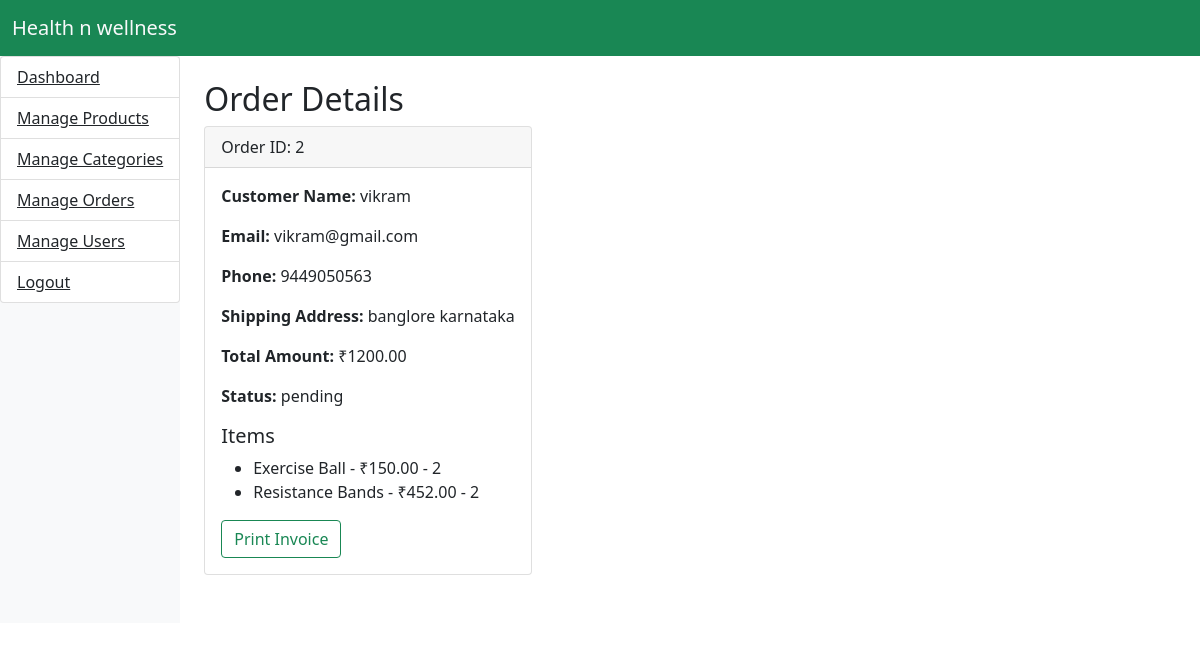
Page /order_details.php?id=2 (signed in) on the committed database.
### tables this page shows
CREATE TABLE `orders` (
  `id` int(11) NOT NULL,
  `user_id` int(11) NOT NULL,
  `total` decimal(10,2) NOT NULL,
  `address` int(11) NOT NULL,
  `payment_method` varchar(255) NOT NULL,
  `payment_status` varchar(30) NOT NULL,
  `status` varchar(50) NOT NULL,
  `created_at` date NOT NULL DEFAULT current_timestamp()
);

CREATE TABLE `users` (
  `id` int(11) NOT NULL,
  `name` varchar(255) NOT NULL,
  `email` varchar(255) NOT NULL,
  `password` varchar(255) NOT NULL,
  `phone` varchar(20) DEFAULT NULL,
  `address_1` int(11) DEFAULT NULL,
  `address_2` int(11) DEFAULT NULL,
  `address_3` int(11) DEFAULT NULL,
  `created_at` timestamp NOT NULL DEFAULT current_timestamp()
);

CREATE TABLE `address` (
  `id` int(11) NOT NULL,
  `address` text DEFAULT NULL
);

CREATE TABLE `order_items` (
  `id` int(11) NOT NULL,
  `order_id` int(11) NOT NULL,
  `product_id` int(11) NOT NULL,
  `quantity` int(11) NOT NULL,
  `price` decimal(10,2) NOT NULL,
  `created_at` timestamp NOT NULL DEFAULT current_timestamp()
);

CREATE TABLE `products` (
  `id` int(11) NOT NULL,
  `name` varchar(255) NOT NULL,
  `description` text DEFAULT NULL,
  `price` decimal(10,2) NOT NULL,
  `discount_price` decimal(10,2) DEFAULT NULL,
  `category_id` int(11) DEFAULT NULL,
  `image` varchar(255) DEFAULT NULL,
  `image2` varchar(255) NOT NULL,
  `image3` varchar(255) NOT NULL,
  `stock` int(11) NOT NULL DEFAULT 0,
  `created_at` timestamp NOT NULL DEFAULT current_timestamp()
);

### order_details.php (the view, shortened to what this page needs)
<?php
include './includes/config.php';
$o_id = $_GET['id'];
?>
<!DOCTYPE html>
<html lang="en">
<head>
</head>
<body>
    <nav class="navbar navbar-expand-lg navbar-light bg-success">
        <div class="container-fluid">
            <a class="navbar-brand text-light" href="#">Health n wellness</a>
        </div>
    </nav>
    <div class="d-flex">
        <?php include './includes/navbar.php'; ?>
        <div class="content p-4">
            <h2>Order Details</h2>
            <div class="card mb-4">
                <?php
                $sql = "SELECT o.id as o_id, u.name ,u.email,u.id as u_id,u.phone,o.total,o.status,a.address from orders o join users u on u.id = o.user_id join address a on a.id = o.address where o.id = '$o_id'";
                $res = $conn->query($sql);
                if ($res) :
                    while ($data = $res->fetch_assoc()) :
                ?>
                        <div class="card-header">
                            Order ID: <span id="orderID"><?php echo $data['o_id']; ?></span>
                        </div>
                        <div class="card-body">
                            <p><strong>Customer Name:</strong> <span id="customerName"><?php echo $data['name']; ?></span></p>
                            <p><strong>Email:</strong> <span id="customerEmail"><?php echo $data['email']; ?></span></p>
                            <p><strong>Phone:</strong> <span id="customerPhone"><?php echo $data['phone']; ?></span></p>
                            <p><strong>Shipping Address:</strong> <span id="shippingAddress"><?php echo $data['address']; ?></span></p>
                            <p><strong>Total Amount:</strong> <span id="totalAmount">₹<?php echo $data['total']; ?></span></p>
                            <p><strong>Status:</strong> <span id="orderStatus"><?php echo $data['status']; ?></span></p>
                            <h5>Items</h5>
                            <ul id="orderItems">
                                <?php
                                $sql = "SELECT o.*,p.name from order_items o join products p on p.id = o.product_id where o.order_id = '$o_id'";
                                $res = $conn->query($sql);
                                if ($res) :
                                    while ($data2 = $res->fetch_assoc()) :
                                ?>
                                        <li><?php echo $data2['name']; ?> - ₹<?php echo $data2['price'] . " - " . $data2['quantity']; ?></li>
                                <?php
                                    endwhile;
                                endif;
                                ?>
                            </ul>
                            <a href="./bill.php?id=<?php echo $data['o_id']; ?>">
                                <button class="btn btn-outline-success">Print Invoice</button>
                            </a>
                        </div>
                <?php
                    endwhile;
                endif;
                ?>
            </div>
        </div>
    </div>
    <?php include './includes/bundle.php'; ?>
</body>
</html>

### rows in the picture
orders: id "2", user.name "vikram", user.email "vikram@gmail.com", user.phone "9449050563", address.address "banglore karnataka", total "1200.00", status "pending"
order_items: product.name "Exercise Ball", price "150.00", quantity "2"
order_items: product.name "Resistance Bands", price "452.00", quantity "2"
